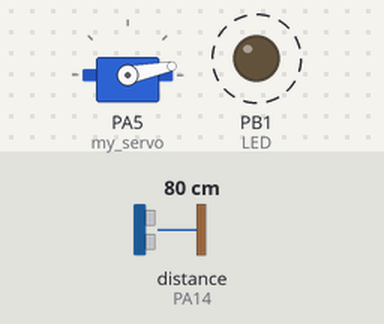
Bench run of a sketch on a simulated STM32 Blue Pill. Shown: servo, output pins drawn as LEDs (lit = HIGH). Dashed ring = blinking. The inputs (shaded band) are chosen by the test bench; at power-on: distance to the obstacle (sensor on PA14) 80 cm. The echo pulse lasts 58.3 µs per cm; what the sketch prints to the serial monitor is not drawn.

Above: at 1.2 s.
1.3 s: distance to the obstacle (sensor on PA14) set to 2 cm
At 2.52 s:
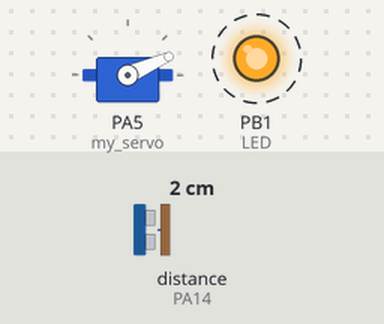
4.3 s: distance to the obstacle (sensor on PA14) set to 4 cm
At 4.54 s:
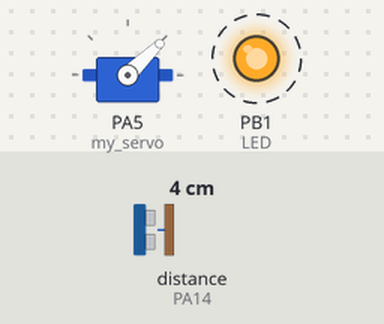
Timing chart, 0 to 22.3 s (numbered marks = the images above; inputs shaded):
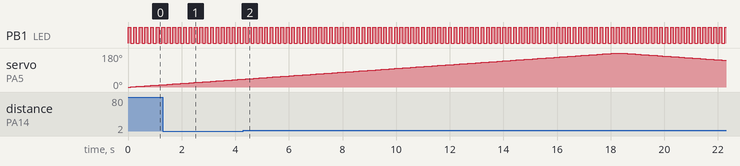

Measured:
- by itself, PB1 (LED): alternates HIGH for 0.10 s and LOW for 0.10 s
- by itself, servo on PA5 (my_servo): rises from 42° to 180° in 13.8 s, then falls to 141° in 4.0 s

The sketch:

main.ino
```cpp
#include <Servo.h>
#include <NewPing.h>

Servo my_servo;
const int echo = PA_14;
const int trig = PA_13;
int distance;
NewPing sonar(trig, echo, 200); // NewPing setup of pins and maximum distance.

void setup() {
  pinMode(PB_1, OUTPUT);//LED
  pinMode(echo,INPUT);//设置echo为输入脚
  pinMode(trig,OUTPUT);//设置trig为输出脚
  my_servo.attach(PA_5);
  Serial.begin(115200);
}
void loop() {
  digitalWrite(PB_1, !digitalRead(PB_1));
  static int angle=0,direction=1;
  my_servo.write(angle);
  if(direction == 1){
    angle++;
  }else{
    angle--;
  }
  if(angle > 180){
    direction = -1;
    angle = 180;
  }
  if(angle < 0){
    direction = 1;
    angle = 0;
  }

  distance = sonar.ping_cm();
  if(distance < 0){
    distance = 0;
  }
  if(distance > 255){
    distance = 255;
  }

  const char data[4] = {0x5B,angle,distance,0x5D};
  Serial.write(data,4);
  delay(100);
}
```
